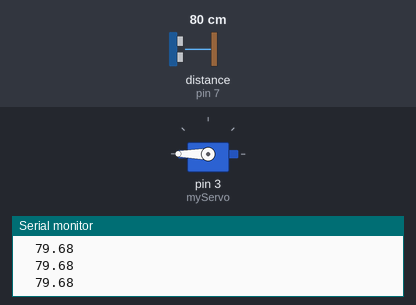
Bench run of a sketch on a simulated Arduino Uno, built with avr-gcc and run on an emulated ATmega328P. On the bench: servo, the last lines printed to the serial monitor. Wiring (inferred from the names in the program): ultrasonic range finder: trigger pin 6; echo pin 7. The test bench sets the inputs (shaded band); at power-on: distance to the obstacle (sensor on pin 7) 80 cm. The echo pulse lasts 58.3 µs per cm.

Above: at 1.2 s.
1.3 s: distance to the obstacle (sensor on pin 7) set to 2 cm
At 2.7 s:
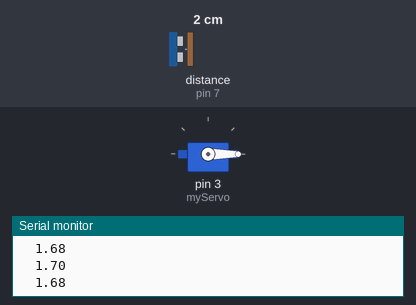
3.0 s: distance to the obstacle (sensor on pin 7) set to 35 cm
At 4.3 s:
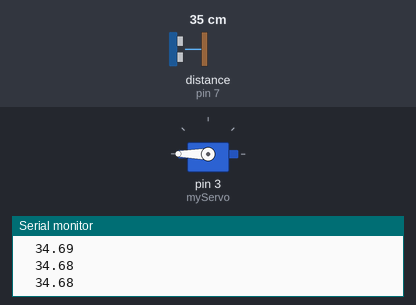
4.6 s: distance to the obstacle (sensor on pin 7) set to 4 cm
At 6.3 s:
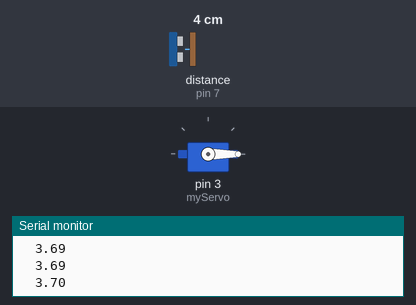
Timing chart, 0 to 7.8 s (numbered marks = the images above; inputs shaded):
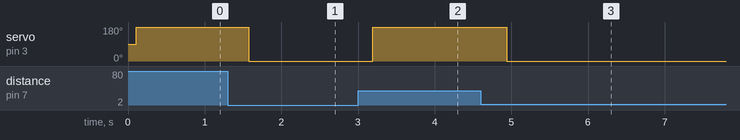

Measured:
- after the input at 1.3 s, servo on pin 3 (myServo): 180° → 0° after 0.28 s
- after the input at 3.0 s, servo on pin 3 (myServo): 0° → 180° after 0.19 s
- after the input at 4.6 s, servo on pin 3 (myServo): 180° → 0° after 0.34 s

The sketch:

functions.ino
```cpp
#include <Servo.h>
Servo myServo;
const int trigPin = 6;
const int echoPin = 7;
float duration, distance;

void setup()
{
  myServo.attach(3);
  pinMode(trigPin, OUTPUT);
  pinMode(echoPin, INPUT);

  Serial.begin(9600);

}

void loop(){


if (GetDistance()>20){ //checking if distance is over 20
  myServo.write(180); // sends servo full speed to right
}
if (GetDistance()==21){ //checking if distance is equal to 21
  myServo.write(90); // stops servo
}
if (GetDistance()<22){ // checking if distace is over 22
  myServo.write(0); // sends servo full speed to left.
}
}
int GetDistance() // defines GetDistance() function as something that fetches distance from the ultrasonic sensor.
{
  digitalWrite(trigPin, LOW);
  delayMicroseconds(2);
  digitalWrite(trigPin, HIGH);
  delayMicroseconds(10);
  digitalWrite(trigPin, LOW);
  duration = pulseIn(echoPin, HIGH);
  if (duration == 0)
  {
    pinMode(echoPin, OUTPUT);
    digitalWrite(echoPin, LOW);
    delay(1);
    pinMode(echoPin, INPUT);
  }
  distance = (duration *.0343) /2;
  delay(100);
  Serial.print("\t");
  Serial.println(distance);
  return distance;
}
```
